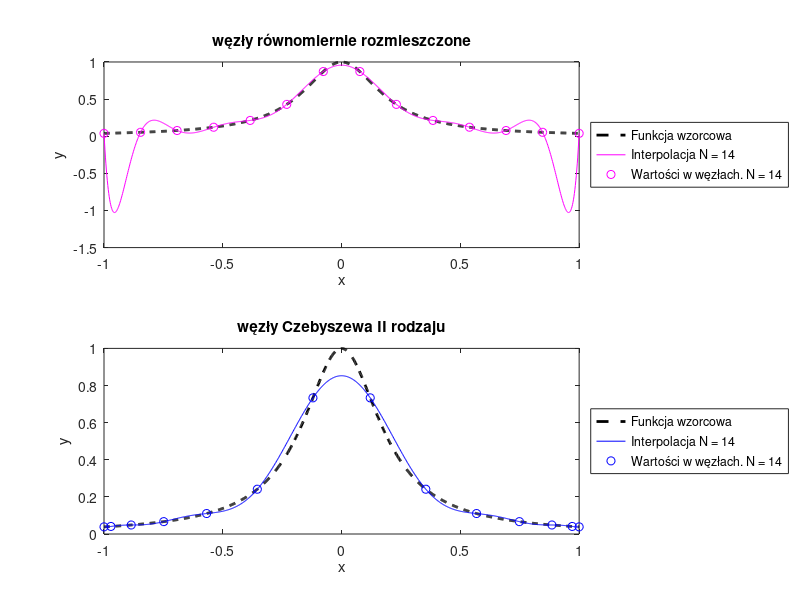

Here is the MATLAB script that generated this plot:
function [N, x_uniform, y_fine_uniform, x_chebyshev, y_fine_chebyshev] = ...
        compare_uniform_vs_chebyshev()

% Funkcja ilustruje porównanie działania interpolacji wielomianowej funkcji
% Rungego wyznaczonej dla a) węzłów rozmieszczonych równomiernie,
% b) węzłów Czebyszewa.
% N - liczba węzłów interpolacji wynosi z przedziału [12,20].
% Funkcja zwraca następujące wektory wierszowe:
% x_uniform - węzły interpolacji rozmieszczone równomiernie
% y_fine_uniform - interpolacja wielomianowa wyznaczona dla
%   równomiernie rozmieszczonych węzłów interpolacji
% x_chebyshev - węzły Czebyszewa
% y_fine_chebyshev - interpolacja wielomianowa wyznaczona dla węzłów Czebyszewa
%
% Oznaczonie TODO wskazuje fragmenty kodu wymagające zmian.

    N = 14; % liczba węzłów interpolacji TODO
    
    % Gęsta siatka punktów do testowania interpolacji
    x_fine = linspace(-1, 1, 1000);

    % funkcja Rungego
    runge_function = @(x) 1 ./ (1 + 25 * x.^2);
    y_fine_reference = runge_function(x_fine);

    % 1. węzły równomiernie rozmieszczone
    x_uniform = linspace(-1, 1, N).';      % obliczenie wartości funkcji w węzłach
    y_uniform = runge_function(x_uniform);
    V_uniform = get_vandermonde_matrix(x_uniform);
    coeff_uniform = V_uniform \ y_uniform; % TODO
    coeff_uniform = coeff_uniform(end:-1:1);
    y_fine_uniform = polyval(coeff_uniform, x_fine);
    
    % 2. węzły Czebyszewa II rodzaju
    x_chebyshev = get_chebyshev_nodes(N);
    y_chebyshev = runge_function(x_chebyshev); % TODO
    V_chebyshev = get_vandermonde_matrix(x_chebyshev); % TODO
    coeff_chebyshev = V_chebyshev \ y_chebyshev; % TODO
    coeff_chebyshev = coeff_chebyshev(end:-1:1);
    y_fine_chebyshev = polyval(coeff_chebyshev, x_fine); % TODO
    x_uniform = linspace(-1, 1, N);
    x_chebyshev = x_chebyshev';
    % 3. Wykresy
    subplot(2,1,1);
    plot(x_fine, y_fine_reference, 'k--', 'LineWidth', 2, 'DisplayName', 'Funkcja wzorcowa');
    hold on;
    plot(x_fine, y_fine_uniform, 'm', 'DisplayName', ['Interpolacja N = ', num2str(N)]);
    plot(x_uniform, y_uniform, 'mo', 'DisplayName', ['Wartości w węzłach. N = ', num2str(N)]);
    hold off ;
    legend show;
    legend('Location', 'eastoutside')
    xlabel('x');
    ylabel('y');
title('węzły równomiernie rozmieszczone');

    subplot(2,1,2);
    plot(x_fine, y_fine_reference, 'k--', 'LineWidth', 2, 'DisplayName', 'Funkcja wzorcowa');
    hold on;
    plot(x_fine, y_fine_chebyshev, 'b', 'DisplayName', ['Interpolacja N = ', num2str(N)]);
    plot(x_chebyshev, y_chebyshev, 'bo', 'DisplayName', ['Wartości w węzłach. N = ', num2str(N)]);
    hold off ;
    legend show;
    legend('Location', 'eastoutside')
    xlabel('x');
    ylabel('y');
    title('węzły Czebyszewa II rodzaju');
    set(gcf, 'Position', [500 250 1000 750]);
    saveas(gcf, 'zadanie2.png');
end

function x = get_chebyshev_nodes(N)
    % Węzły Czebyszewa drugiego rodzaju wyznaczone w przedziale [-1, 1]
    x = zeros(N, 1); % TODO
    for i = 1:N
        x(i) = cos(pi * (i-1) / (N-1));
    end
end

function V = get_vandermonde_matrix(x)
    % Buduje macierz Vandermonde’a na podstawie wektora węzłów interpolacji x.
    N = length(x);
    V = zeros(N, N);
    for i = 1:N
        for j = 1:N
            V(i, j) = x(i)^(j-1);
        end
    end
end